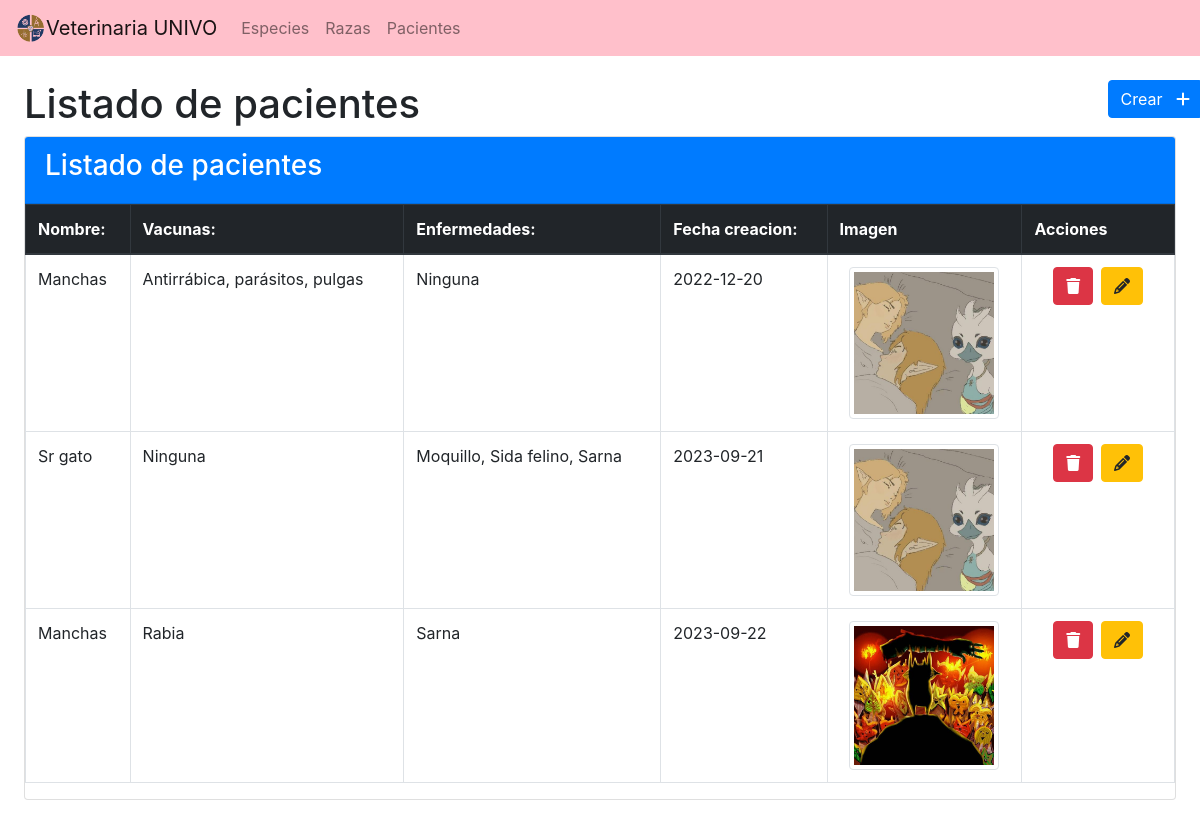
/views/pacientes/index.php, run on the app's committed database.
### tables this page shows
CREATE TABLE `tbl_pacientes` (
  `id_paciente` int(11) NOT NULL,
  `nombre` varchar(255) NOT NULL,
  `enfermedades` text NOT NULL,
  `vacunas` text NOT NULL,
  `id_raza` int(11) NOT NULL,
  `imagen` text NOT NULL,
  `fecha` date NOT NULL,
  `fecha_creacion` datetime NOT NULL,
  `fecha_actualizacion` datetime NOT NULL,
  `creado_por` int(11) NOT NULL,
  `actualizado_por` int(11) NOT NULL
);

### db/db.php (called while the page is built)
<?php
function conectarDb()
{
  $servername = "localhost";
  $username = "root";
  $password = "";
  $conn = '';
  try {
    $conn = new PDO("mysql:host=$servername;dbname=veterinaria", $username, $password);
    $conn->setAttribute(PDO::ATTR_ERRMODE, PDO::ERRMODE_EXCEPTION);
    return $conn;
  } catch (PDOException $e) {
    echo "Connection failed: " . $e->getMessage();
  }
  return $conn;
}

### controllers/PacientesController.php (called while the page is built, shortened)
<?php
include $_SERVER['DOCUMENT_ROOT'] . '/veterinaria-php-puro/db/db.php';
function obtenerPacientes()
{
    $query = "SELECT * from tbl_pacientes";
    $smt = conectarDb()->prepare($query);
    $smt->execute();
    $data = $smt->fetchAll(PDO::FETCH_OBJ);
    return $data;
}

### views/pacientes/index.php (the view, shortened to what this page needs)
<?php
require '../../controllers/PacientesController.php';
$data = obtenerPacientes();
?>
<!DOCTYPE html>
<html lang="en">
<head>
    <?= CDN_BS_CSS ?>
    <?= CDN_ICONOS ?>
</head>
<body>
    <nav class="navbar navbar-expand-lg navbar-light" style="background-color: #FFC0CB;">
        <a class="navbar-brand" href="../../index.php"> <img src="../../img/logo.png" width="30" height="30" class="d-inline-block align-top" alt="">Veterinaria UNIVO</a>
        <div class="collapse navbar-collapse" id="navbarSupportedContent">
            <ul class="navbar-nav mr-auto">
                <li class="nav-item text-white">
                    <a class="nav-link" href="../especies/index.php">Especies</a>
                </li>
                <li class="nav-item text-white">
                    <a class="nav-link " href="../razas/index.php">Razas</a>
                </li>
                <li class="nav-item">
                    <a class="nav-link" href="index.php">Pacientes</a>
                </li>
            </ul>
        </div>
    </nav>
    <div class="row p-4">
        <div class="col-md-11">
            <h1>Listado de pacientes</h1>
        </div>
        <div class="col-md-1 text-right">
            <a href="insert.php" class=" btn btn-primary text-center">Crear &nbsp; <i class="fas fa-plus"></i></a>
        </div>
        <div class="col-md-12">
            <div class="card">
                <div class="card-header bg-primary">
                    <h3 class="text-white">Listado de pacientes</h3>
                </div>
                <div class="card-body p-0">
                    <table class="table table-bordered table-stripped">
                        <thead class="thead-dark">
                            <th>Nombre: </th>
                            <th>Vacunas: </th>
                            <th>Enfermedades: </th>
                            <th>Fecha creacion: </th>
                            <th>Imagen</th>
                            <th>Acciones</th>
                        </thead>
                        <tbody>
                            <?php
                            foreach ($data as $paciente) {
                            ?>
                                <tr>
                                    <td><?= $paciente->nombre ?></td>
                                    <td><?= $paciente->vacunas ?></td>
                                    <td><?= $paciente->enfermedades ?></td>
                                    <td><?= $paciente->fecha ?></td>
                                    <td class="text-center"><img src="<?= $paciente->imagen ?>" class="img-fluid img-thumbnail" width="150px" height="150px"></td>
                                    <td>
                                        <div class="col-md-12 d-flex justify-content-around">
                                            <form action="index.php" method="post" id="form-borrar-paciente-<?= $paciente->id_paciente ?>">
                                                <button class="btn btn-danger" id="borrar-paciente" data-id="<?= $paciente->id_paciente ?>"><i class="fas fa-trash"></i></button>
                                            </form>
                                            <form action="index.php" method="post" id="form-actualizar-paciente-<?= $paciente->id_paciente ?>">
                                                <button class="btn btn-warning" id="actualizar-paciente" data-id="<?= $paciente->id_paciente ?>"><i class="fas fa-pencil"></i></button>
                                            </form>
                                        </div>
                                    </td>
                                </tr>
                            <?php
                            }
                            ?>
                        </tbody>
                    </table>
                </div>
            </div>
        </div>
    </div>
</body>
</html>

### data on the page
tbl_pacientes: nombre "Manchas", vacunas "Antirrábica, parásitos, pulgas", enfermedades "Ninguna", fecha "2022-12-20", imagen (picture)
tbl_pacientes: nombre "Sr gato", vacunas "Ninguna", enfermedades "Moquillo, Sida felino, Sarna", fecha "2023-09-21", imagen (picture)
tbl_pacientes: nombre "Manchas", vacunas "Rabia", enfermedades "Sarna", fecha "2023-09-22", imagen (picture)
